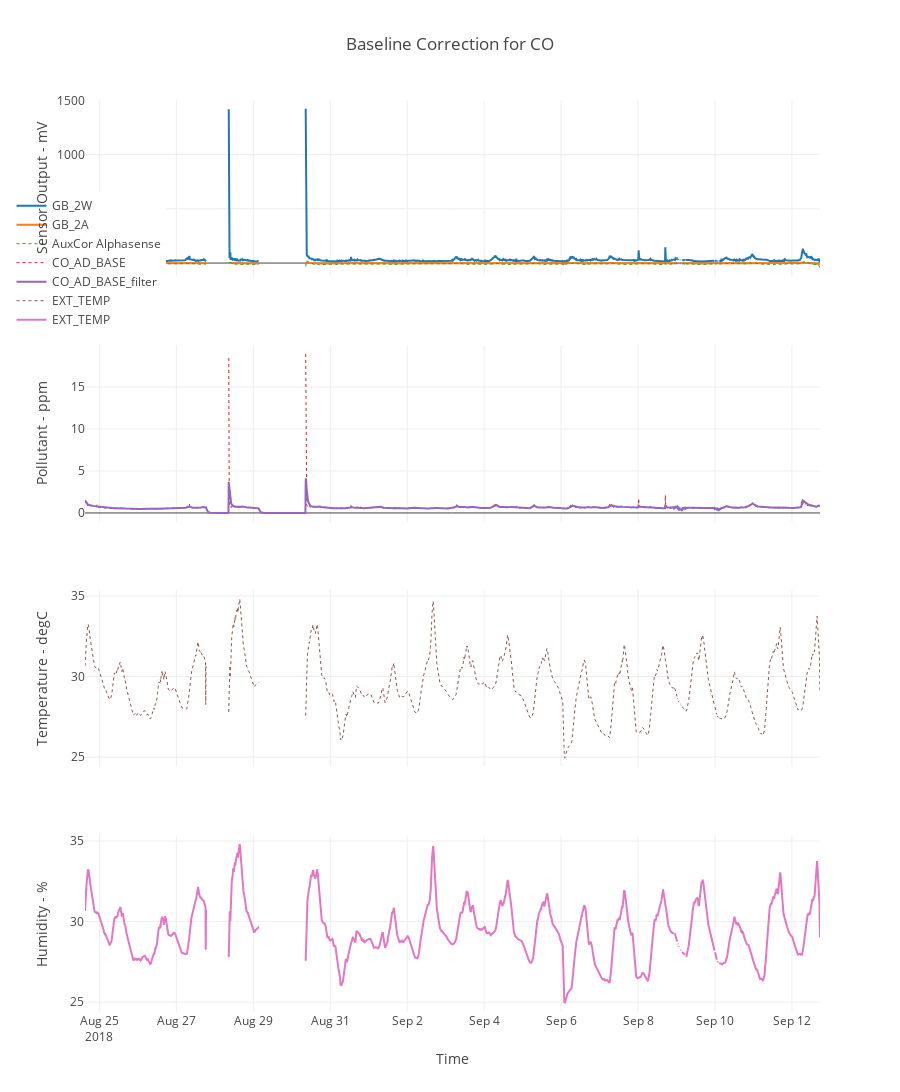
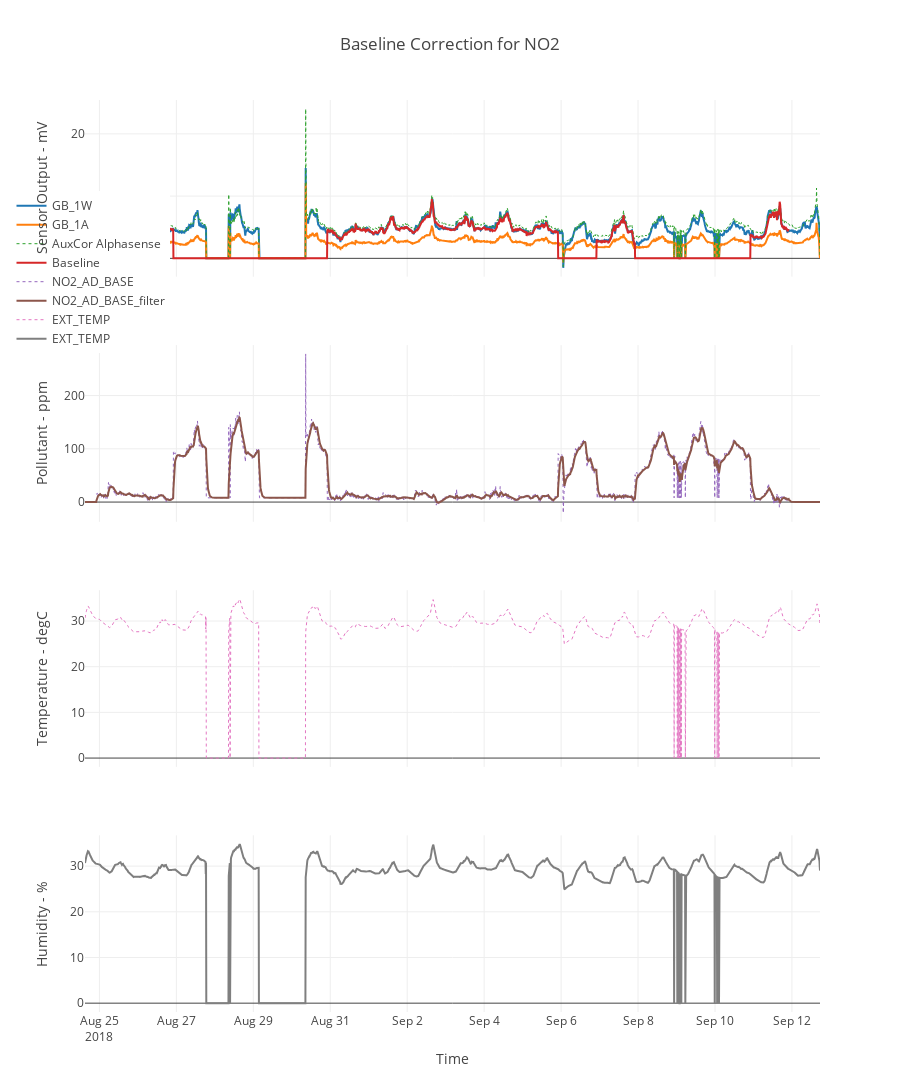
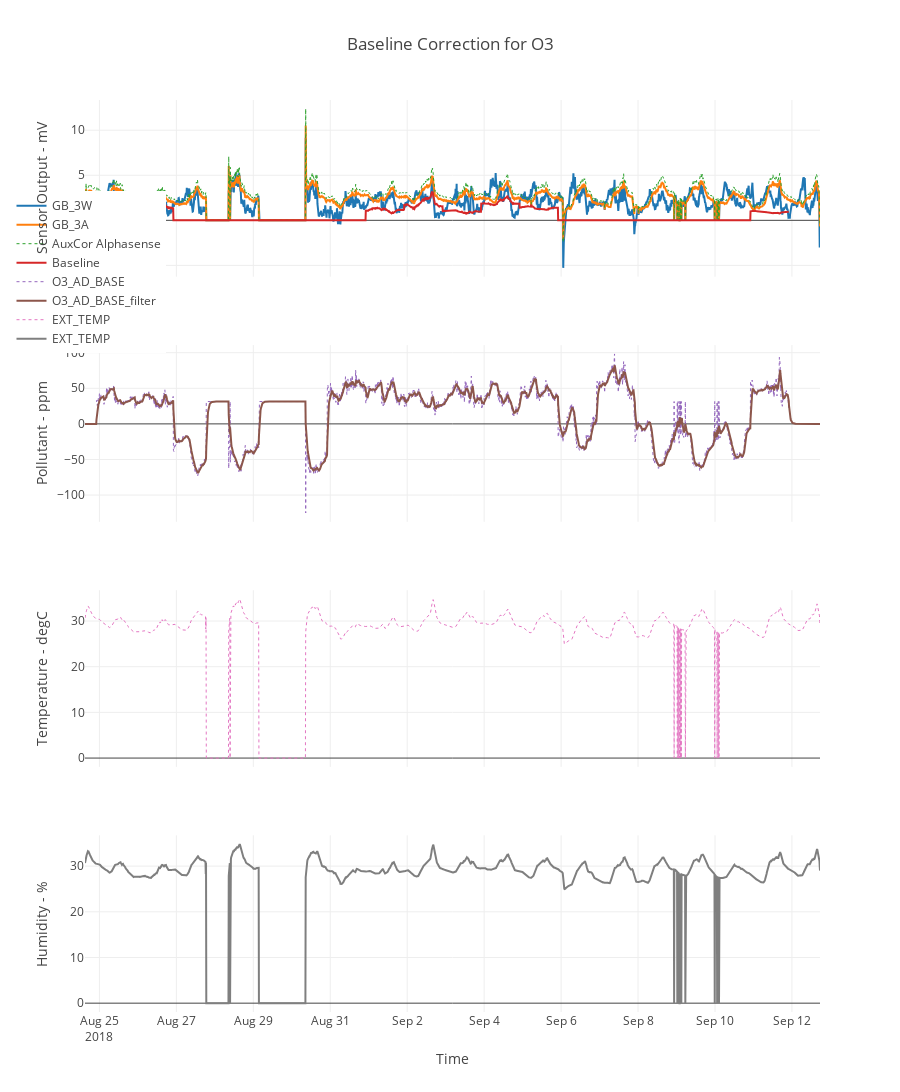

These figures' notebook cell, in order:
### Markdown cell above
# AlphaSense Baseline Calibration

These functions are used to create the alphasense pollutant correction based on Working, Auxiliary and calibration data provided by alphasense. Run the 1.1.1.1 AlphaSense Sensors calibration data cell to load in the necessary files.

### Code cell
from pollutant_cal_utils import *
%matplotlib inline
ad_append = 'AD_BASE'

selectedTestsAD = tuple()
def selectTestAD(x):
    global selectedTestsAD
    selectedTestsAD = list(x)
    
def calculateCorrectionAD(b):
    clear_output()
    for testAD in selectedTestsAD:
        # Look for a reference
        for reading in readings[testAD]['devices']:
            if 'is_reference' in readings[testAD]['devices'][reading]:
                print ('Reference found')
                refAvail = True
                dataframeRef = readings[testAD]['devices'][reading]['data']
                break
            else:
                refAvail = False
                dataframeRef = ''

        for kit in readings[testAD]['devices']:
            if 'alphasense' in readings[testAD]['devices'][kit]:
                
                sensorID = readings[testAD]['devices'][kit]['alphasense']
                sensorID_CO = readings[testAD]['devices'][kit]['alphasense']['CO']
                sensorID_NO2 = readings[testAD]['devices'][kit]['alphasense']['NO2']
                sensorID_OX = readings[testAD]['devices'][kit]['alphasense']['O3']
                sensorSlots = readings[testAD]['devices'][kit]['alphasense']['SLOTS']
                              
                sensorID = (['CO', sensorID_CO, 'classic', '-', sensorSlots.index('CO')+1], 
                            ['NO2', sensorID_NO2, 'baseline', 'single_aux', sensorSlots.index('NO2')+1], 
                            ['O3', sensorID_OX, 'baseline', 'single_aux', sensorSlots.index('O3')+1])
                
                # Calculate correction
                readings[testAD]['devices'][kit]['alphasense']['model_stats'] = dict()
                readings[testAD]['devices'][kit]['data'], readings[testAD]['devices'][kit]['alphasense']['model_stats'][ad_append] = calculatePollutantsAlpha(
                        _dataframe = readings[testAD]['devices'][kit]['data'], 
                        _pollutantTuples = sensorID,
                        _append = ad_append,
                        _refAvail = refAvail, 
                        _dataframeRef = dataframeRef, 
                        _deltas = deltas,
                        _overlapHours = overlapHours, 
                        _type_regress = 'best', 
                        _filterExpSmoothing = filterExpSmoothing, 
                        _trydecomp = checkBoxDecomp.value,
                        _plotsInter = checkBoxPlotsIn.value, 
                        _plotResult = checkBoxPlotsResult.value,
                        _verbose = checkBoxVerb.value, 
                        _printStats = checkBoxStats.value)

# Find out which tests have alphasense values
testAlphaSense = list()
for test in readings:
    for kit in readings[test]['devices']:
        if 'alphasense' in readings[test]['devices'][kit] and test not in testAlphaSense:
            testAlphaSense.append(test)

            
display(widgets.HTML('<h4>Select the tests containing alphasense to calculate correction</h4>'))
            
interact(selectTestAD,
         x = widgets.SelectMultiple(options=testAlphaSense, 
                           description='Select tests below', 
                           selected_labels = selectedTestsAD, 
                           layout=widgets.Layout(width='700px')))

calculateCorrection = widgets.Button(description='Calculate Baseline')
calculateCorrection.on_click(calculateCorrectionAD)

# Synchronise Checkbox

checkBoxDecomp = widgets.Checkbox(value=False, 
                                  description='Decomp')
checkBoxPlotsIn = widgets.Checkbox(value=False, 
                                  description='Plots Inter')     
checkBoxVerb = widgets.Checkbox(value=False, 
                                  description='Verbose') 
checkBoxPlotsResult = widgets.Checkbox(value=True, 
                                  description='Plots Results') 
checkBoxStats = widgets.Checkbox(value=True, 
                                  description='Print Stats') 

Box = widgets.HBox([calculateCorrection, checkBoxDecomp, checkBoxPlotsIn, checkBoxVerb, checkBoxPlotsResult, checkBoxStats])
display(Box)

### Figure 1 — Plotly figure (JSON) as saved in the notebook; plotly's stock layout.template omitted (floating-point values rounded to 4 significant figures; data arrays with more than 128 entries replaced by an {"elided": "..."} marker saying what was removed)
{"data": [{"line": {"width": 2}, "name": "GB_2W", "type": "scatter", "uid": "25ee8f38-b6ba-11e8-866c-6c40088aab98", "x": {"elided": "2752 str values"}, "xaxis": "x", "y": {"elided": "2752 float values"}, "yaxis": "y"}, {"line": {"width": 2}, "name": "GB_2A", "type": "scatter", "uid": "26031bd7-b6ba-11e8-88a8-6c40088aab98", "x": {"elided": "2752 str values"}, "xaxis": "x", "y": {"elided": "2752 float values"}, "yaxis": "y"}, {"line": {"dash": "dot", "width": 1}, "name": "AuxCor Alphasense", "type": "scatter", "uid": "261a84a8-b6ba-11e8-9de5-6c40088aab98", "x": {"elided": "2752 str values"}, "xaxis": "x", "y": {"elided": "2752 float values"}, "yaxis": "y"}, {"line": {"dash": "dot", "width": 1}, "name": "CO_AD_BASE", "type": "scatter", "uid": "262c1e4a-b6ba-11e8-94c8-6c40088aab98", "x": {"elided": "2752 str values"}, "xaxis": "x", "y": {"elided": "2752 float values"}, "yaxis": "y2"}, {"name": "CO_AD_BASE_filter", "type": "scatter", "uid": "263d422b-b6ba-11e8-8781-6c40088aab98", "x": {"elided": "2752 str values"}, "xaxis": "x", "y": {"elided": "2752 float values"}, "yaxis": "y2"}, {"line": {"dash": "dot", "width": 1}, "name": "EXT_TEMP", "type": "scatter", "uid": "264f8747-b6ba-11e8-8ef6-6c40088aab98", "x": {"elided": "2752 str values"}, "xaxis": "x", "y": {"elided": "2752 float values"}, "yaxis": "y3"}, {"name": "EXT_TEMP", "type": "scatter", "uid": "265fb53a-b6ba-11e8-ae59-6c40088aab98", "x": {"elided": "2752 str values"}, "xaxis": "x", "y": {"elided": "2752 float values"}, "yaxis": "y4"}], "layout": {"height": 1500, "legend": {"x": -0.1, "y": 0.9}, "title": "Baseline Correction for CO", "xaxis": {"anchor": "y4", "domain": [0, 1], "title": "Time"}, "yaxis": {"anchor": "free", "domain": [0.8063, 1], "position": 0, "title": "Sensor Output - mV"}, "yaxis2": {"anchor": "free", "domain": [0.5375, 0.7312], "position": 0, "title": "Pollutant - ppm"}, "yaxis3": {"anchor": "free", "domain": [0.2687, 0.4625], "position": 0, "title": "Temperature - degC"}, "yaxis4": {"anchor": "x", "domain": [0, 0.1938], "title": "Humidity - %"}}}

### Figure 2 — Plotly figure (JSON) as saved in the notebook; plotly's stock layout.template omitted (floating-point values rounded to 4 significant figures; data arrays with more than 128 entries replaced by an {"elided": "..."} marker saying what was removed)
{"data": [{"line": {"width": 2}, "name": "GB_1W", "type": "scatter", "uid": "29910c4c-b6ba-11e8-a3f7-6c40088aab98", "x": {"elided": "2752 str values"}, "xaxis": "x", "y": {"elided": "2752 float values"}, "yaxis": "y"}, {"line": {"width": 2}, "name": "GB_1A", "type": "scatter", "uid": "29a69a63-b6ba-11e8-8199-6c40088aab98", "x": {"elided": "2752 str values"}, "xaxis": "x", "y": {"elided": "2752 float values"}, "yaxis": "y"}, {"line": {"dash": "dot", "width": 1}, "name": "AuxCor Alphasense", "type": "scatter", "uid": "29bb9870-b6ba-11e8-8926-6c40088aab98", "x": {"elided": "2752 str values"}, "xaxis": "x", "y": {"elided": "2752 float values"}, "yaxis": "y"}, {"line": {"width": 2}, "name": "Baseline", "type": "scatter", "uid": "29d09023-b6ba-11e8-96d5-6c40088aab98", "x": {"elided": "2752 str values"}, "xaxis": "x", "y": {"elided": "2752 float values"}, "yaxis": "y"}, {"line": {"dash": "dot", "width": 1}, "name": "NO2_AD_BASE", "type": "scatter", "uid": "29e61c63-b6ba-11e8-8b20-6c40088aab98", "x": {"elided": "2752 str values"}, "xaxis": "x", "y": {"elided": "2752 float values"}, "yaxis": "y2"}, {"name": "NO2_AD_BASE_filter", "type": "scatter", "uid": "29f9b08a-b6ba-11e8-a73e-6c40088aab98", "x": {"elided": "2752 str values"}, "xaxis": "x", "y": {"elided": "2752 float values"}, "yaxis": "y2"}, {"line": {"dash": "dot", "width": 1}, "name": "EXT_TEMP", "type": "scatter", "uid": "2a102bc7-b6ba-11e8-99c9-6c40088aab98", "x": {"elided": "2752 str values"}, "xaxis": "x", "y": {"elided": "2752 float values"}, "yaxis": "y3"}, {"name": "EXT_TEMP", "type": "scatter", "uid": "2a25cb51-b6ba-11e8-86be-6c40088aab98", "x": {"elided": "2752 str values"}, "xaxis": "x", "y": {"elided": "2752 float values"}, "yaxis": "y4"}], "layout": {"height": 1500, "legend": {"x": -0.1, "y": 0.9}, "title": "Baseline Correction for NO2", "xaxis": {"anchor": "y4", "domain": [0, 1], "title": "Time"}, "yaxis": {"anchor": "free", "domain": [0.8063, 1], "position": 0, "title": "Sensor Output - mV"}, "yaxis2": {"anchor": "free", "domain": [0.5375, 0.7312], "position": 0, "title": "Pollutant - ppm"}, "yaxis3": {"anchor": "free", "domain": [0.2687, 0.4625], "position": 0, "title": "Temperature - degC"}, "yaxis4": {"anchor": "x", "domain": [0, 0.1938], "title": "Humidity - %"}}}

### Figure 3 — Plotly figure (JSON) as saved in the notebook; plotly's stock layout.template omitted (floating-point values rounded to 4 significant figures; data arrays with more than 128 entries replaced by an {"elided": "..."} marker saying what was removed)
{"data": [{"line": {"width": 2}, "name": "GB_3W", "type": "scatter", "uid": "2ecb7291-b6ba-11e8-a7c7-6c40088aab98", "x": {"elided": "2752 str values"}, "xaxis": "x", "y": {"elided": "2752 float values"}, "yaxis": "y"}, {"line": {"width": 2}, "name": "GB_3A", "type": "scatter", "uid": "2ede2e63-b6ba-11e8-9af6-6c40088aab98", "x": {"elided": "2752 str values"}, "xaxis": "x", "y": {"elided": "2752 float values"}, "yaxis": "y"}, {"line": {"dash": "dot", "width": 1}, "name": "AuxCor Alphasense", "type": "scatter", "uid": "2ef18f99-b6ba-11e8-a717-6c40088aab98", "x": {"elided": "2752 str values"}, "xaxis": "x", "y": {"elided": "2752 float values"}, "yaxis": "y"}, {"line": {"width": 2}, "name": "Baseline", "type": "scatter", "uid": "2f0a6e33-b6ba-11e8-ad44-6c40088aab98", "x": {"elided": "2752 str values"}, "xaxis": "x", "y": {"elided": "2752 float values"}, "yaxis": "y"}, {"line": {"dash": "dot", "width": 1}, "name": "O3_AD_BASE", "type": "scatter", "uid": "2f203191-b6ba-11e8-af88-6c40088aab98", "x": {"elided": "2752 str values"}, "xaxis": "x", "y": {"elided": "2752 float values"}, "yaxis": "y2"}, {"name": "O3_AD_BASE_filter", "type": "scatter", "uid": "2f37e0b3-b6ba-11e8-bf43-6c40088aab98", "x": {"elided": "2752 str values"}, "xaxis": "x", "y": {"elided": "2752 float values"}, "yaxis": "y2"}, {"line": {"dash": "dot", "width": 1}, "name": "EXT_TEMP", "type": "scatter", "uid": "2f4a8275-b6ba-11e8-8780-6c40088aab98", "x": {"elided": "2752 str values"}, "xaxis": "x", "y": {"elided": "2752 float values"}, "yaxis": "y3"}, {"name": "EXT_TEMP", "type": "scatter", "uid": "2f608dfa-b6ba-11e8-837f-6c40088aab98", "x": {"elided": "2752 str values"}, "xaxis": "x", "y": {"elided": "2752 float values"}, "yaxis": "y4"}], "layout": {"height": 1500, "legend": {"x": -0.1, "y": 0.9}, "title": "Baseline Correction for O3", "xaxis": {"anchor": "y4", "domain": [0, 1], "title": "Time"}, "yaxis": {"anchor": "free", "domain": [0.8063, 1], "position": 0, "title": "Sensor Output - mV"}, "yaxis2": {"anchor": "free", "domain": [0.5375, 0.7312], "position": 0, "title": "Pollutant - ppm"}, "yaxis3": {"anchor": "free", "domain": [0.2687, 0.4625], "position": 0, "title": "Temperature - degC"}, "yaxis4": {"anchor": "x", "domain": [0, 0.1938], "title": "Humidity - %"}}}
